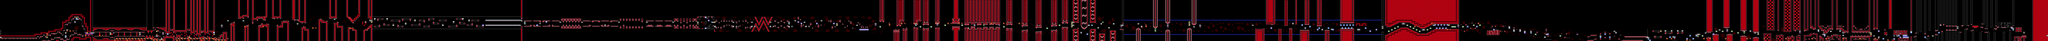

This game map was drawn from its Tiled (.tmx) file and the tilesets committed beside it. A one-line description and the trimmed map source follow:
An orthogonal 1325x27 tile map with 16x16 px tiles, 2 tile layers (SP, ...), 2 tilesets, 2 image layers.

<map version="1.10" tiledversion="1.11.2" orientation="orthogonal" renderorder="right-down" width="1325" height="27" tilewidth="16" tileheight="16" infinite="0" nextlayerid="5" nextobjectid="1">
 <editorsettings>
  <chunksize width="16" height="27" />
  <export target="../LEVELS/LEVEL DATA/bloodbath.csv" format="csv" />
 </editorsettings>
 <tileset firstgid="1" name="famidash" tilewidth="16" tileheight="16" tilecount="256" columns="16">
  <image source="../../../GRAPHICS/famidash Red.bmp" width="256" height="256" />
 </tileset>
 <tileset firstgid="257" name="sprites" tilewidth="16" tileheight="16" tilecount="256" columns="16">
  <image source="../../../GRAPHICS/sprites.png" width="256" height="256" />
 </tileset>
 <imagelayer id="3" name="Image Layer 1" parallaxx="0.9" parallaxy="0.9" repeatx="1" repeaty="1">
  <image source="../../../GRAPHICS/Old/parallax Red.bmp" width="144" height="72" />
 </imagelayer>
 <imagelayer id="4" name="Image Layer 2" offsetx="0" offsety="432" repeatx="1">
  <image source="../../../GRAPHICS/ground Red.bmp" width="64" height="128" />
 </imagelayer>
 <layer id="1" width="1325" height="27">
  <data>[35775 cells, 35775 non-empty, 136 distinct tile ids]</data>
 </layer>
 <layer id="2" name="SP" width="1325" height="27">
  <data>[35775 cells, 532 non-empty, 49 distinct tile ids]</data>
 </layer>
</map>
